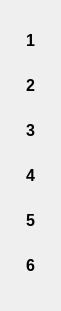
    <widget class="QGroupBox" name="horizontal6x6">
     <property name="geometry">
      <rect>
       <x>30</x>
       <y>50</y>
       <width>61</width>
       <height>311</height>
      </rect>
     </property>
     <property name="styleSheet">
      <string notr="true">border:none
</string>
     </property>
     <property name="title">
      <string/>
     </property>
     <layout class="QVBoxLayout" name="verticalLayout">
      <item>
       <widget class="QPushButton" name="one">
        <property name="font">
         <font>
          <pointsize>12</pointsize>
          <weight>75</weight>
          <bold>true</bold>
         </font>
        </property>
        <property name="styleSheet">
         <string notr="true">border:none</string>
        </property>
        <property name="text">
         <string>1</string>
        </property>
       </widget>
      </item>
      <item>
       <widget class="QPushButton" name="two">
        <property name="font">
         <font>
          <pointsize>12</pointsize>
          <weight>75</weight>
          <bold>true</bold>
         </font>
        </property>
        <property name="styleSheet">
         <string notr="true">border:none</string>
        </property>
        <property name="text">
         <string>2</string>
        </property>
       </widget>
      </item>
      <item>
       <widget class="QPushButton" name="three">
        <property name="font">
         <font>
          <pointsize>12</pointsize>
          <weight>75</weight>
          <bold>true</bold>
         </font>
        </property>
        <property name="styleSheet">
         <string notr="true">border:none</string>
        </property>
        <property name="text">
         <string>3</string>
        </property>
       </widget>
      </item>
      <item>
       <widget class="QPushButton" name="four">
        <property name="font">
         <font>
          <pointsize>12</pointsize>
          <weight>75</weight>
          <bold>true</bold>
         </font>
        </property>
        <property name="styleSheet">
         <string notr="true"/>
        </property>
        <property name="text">
         <string>4</string>
        </property>
       </widget>
      </item>
      <item>
       <widget class="QPushButton" name="five">
        <property name="font">
         <font>
          <pointsize>12</pointsize>
          <weight>75</weight>
          <bold>true</bold>
         </font>
        </property>
        <property name="styleSheet">
         <string notr="true"/>
        </property>
        <property name="text">
         <string>5</string>
        </property>
       </widget>
      </item>
      <item>
       <widget class="QPushButton" name="six">
        <property name="font">
         <font>
          <pointsize>12</pointsize>
          <weight>75</weight>
          <bold>true</bold>
         </font>
        </property>
        <property name="styleSheet">
         <string notr="true"/>
        </property>
        <property name="text">
         <string>6</string>
        </property>
       </widget>
      </item>
     </layout>
    </widget>
